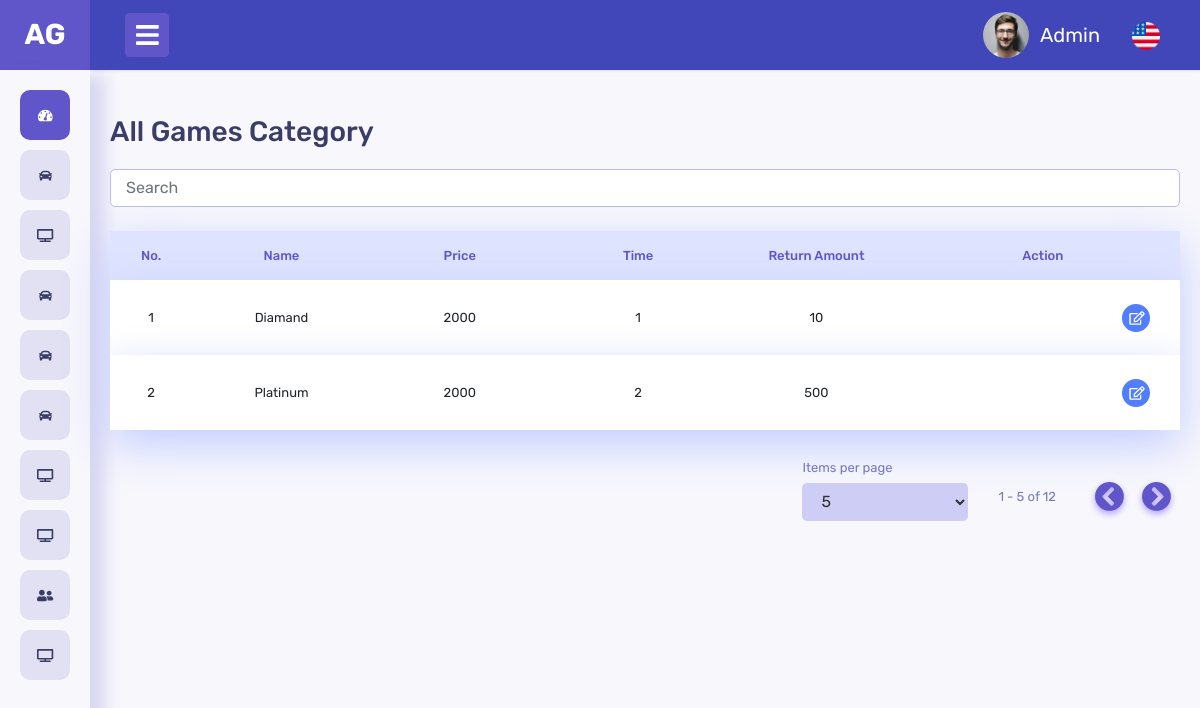
The app's page /admin/game_category/index.php with its own data.
### tables this page shows
CREATE TABLE `tbl_game_category` (
  `id` int(11) NOT NULL,
  `name` varchar(12) NOT NULL,
  `price` int(3) NOT NULL,
  `time` int(3) NOT NULL,
  `returnAmount` int(20) NOT NULL
);

### admin/game_category/index.php (the view, shortened to what this page needs)
<?php include '../pages/header.php'; ?>
<?php
   $search =  $_GET['search'];
   if($search != null){
      $resultdata = $con->query("select * from tbl_game_category  where name like '%$search%' or price like '%$search%' or time like '%$search%' or returnAmount like '%$search%' ");
   }else{
       $resultdata = $con->query("SELECT * from `tbl_game_category` ");
   }
    $result = array();
    while($row = mysqli_fetch_array($resultdata)) {
        $result[] = $row;
    }
?>
<h3>All Games Category</h3>
                   <form action="../game_category/index.php" class="cust-searchbar">
				  <div class="input-group">
				 <input type="text" class="form-control" placeholder="Search" name="search">
			 </div>
			</form>
            <div class="users-table mt-4 mb-4">
              <div class="table-responsive">
                <table  class="table hover data-table-export nowrap" id= "table-id">
                  <thead>
                    <tr>
                       <th class="align-middle" scope="col">Name</th>
                       <th class="align-middle" scope="col">Price</th>
                        <th class="align-middle" scope="col">Time</th>
                        <th class="align-middle" scope="col">Return Amount</th>
                       <th class="align-middle" scope="col" style="text-align: center;">Action</th>
                          </tr>
                           </thead>
                            <tbody>
                            <?php foreach($result as $value){ ?>
                             <tr>
								<td class="align-middle"><?php echo $value['name']?></td>
								<td class="align-middle"><?php echo $value['price']?></td>
                                 <td class="align-middle"><?php echo $value['time']?></td>
                                 <td class="align-middle"><?php echo $value['returnAmount']?></td>
								<td class="align-middle align-right">
								 <a href="edit.php?id=<?php echo $value['id']; ?>">
									<img src=".././images/Group 28.png">
								</a>
										</td>
										 </tr>
									 <?php } ?>
								   </tbody>
								  </table>
								 </div>
								<br>
							   <div class="pagination users-table-pagination mt-1">
                    <div class="page-number">
                       <p>Items per page</p>
                      <div class="form-group page-drop-size">
											 		<select class  ="form-control" name="state" id="maxRows">
														 <option value="5">5</option>
														</select>
									  	</div>
                   </div>
	                 <div class="number-of-page"><p>1 - 5  of  12 </p></div>
	                  <div class='pagination-container number-pn' >
				       <nav>
				         <ul class="pagination">
                    <li data-page="prev" >
								      <span> <img src=".././images/prev.png"> <span class="sr-only">(current)</span></span>
								    </li>
                    <li data-page="next" id="prev">
								       <span> <img src=".././images/next.png"> <span class="sr-only">(current)</span></span>
								    </li>
				        </ul>
				      </nav>
			      </div>
            </div>
           </div>
<?php include '../pages/footer.php'; ?>

### admin/css/style.css (style rules this page uses)
body { font-family: 'Rubik', sans-serif; color:#3A3D66; line-through:1.5; }
a, a:hover, a:focus, button, button:hover, button:focus { text-decoration: none; box-shadow:none; transition: all 0.3s; outline: none; }
i, span { display: inline-block; }
ul { margin: 0; padding: 0; list-style: none; }
body, .wrapper { overflow-x: hidden; }
.form-group { margin-bottom: 0px; }
.users-table .table { margin-bottom: 0rem; }
.users-table .table-responsive { box-shadow: 0px 14px 44px #c1cbff; }
.users-table .table-responsive thead { background-color: #DEE3FF; }
.users-table .table td, .users-table .table th { font-size: 13px; border: none; font-weight: normal; padding: 15px 5px; }
.users-table .table thead th { vertical-align: bottom; border-bottom: none; color: #6056C9; font-weight: 500; }
.users-table .table tbody tr { box-shadow: 0px 14px 44px #c1cbff; background-color: #fff; }
.users-table .table tbody tr td img { margin:0 5px; }
.users-table .table tbody tr td:last-child * { cursor: pointer; user-select: none; }
.users-table .table tbody tr td:last-child { text-align: right; padding-right: 25px; min-height: 75px; display: flex; justify-content: flex-end; align-items: center; }
ul.pagination li { display: none; }
ul.pagination li:first-child, ul.pagination li:last-child { display: block; }
.users-table-pagination { align-items: center; justify-content: flex-end; }
.users-table-pagination p { color: #757ABC; margin-bottom: 5px; font-size: 13px; }
.number-of-page { margin: 0 30px; }
@media only screen and (min-width: 768px) and (max-width: 1299px) { .users-table .table td, .users-table .table th { min-width: 130px; } }
@media only screen and (min-width: 768px) and (max-width: 1299px) { .users-table .table td:nth-child(6), .users-table .table th:nth-child(6) { min-width: 200px; } }
.form-control { width: 100% !important; padding-left: 15px; margin: 0px 0 20px 0; border: 1px solid #BABAF9; border-radius: 5px !important; }
.form-container-tabs input:not([submit]), input:not([radio]), input:not([checkbox]) { max-width: -webkit-fill-available; }
.cust-searchbar { margin-top: 20px; width: 100%; }
.number-pn img { cursor: pointer; }
.page-drop-size select, .page-drop-size select:focus, .page-drop-size select:active { background-color: #cdcdf5; color:#303030; border: none; }
.users-table .table td, .users-table .table th { text-align: center; }

### records on screen
tbl_game_category: name "Diamand", price "2000", time "1", returnAmount "10"
tbl_game_category: name "Platinum", price "2000", time "2", returnAmount "500"
